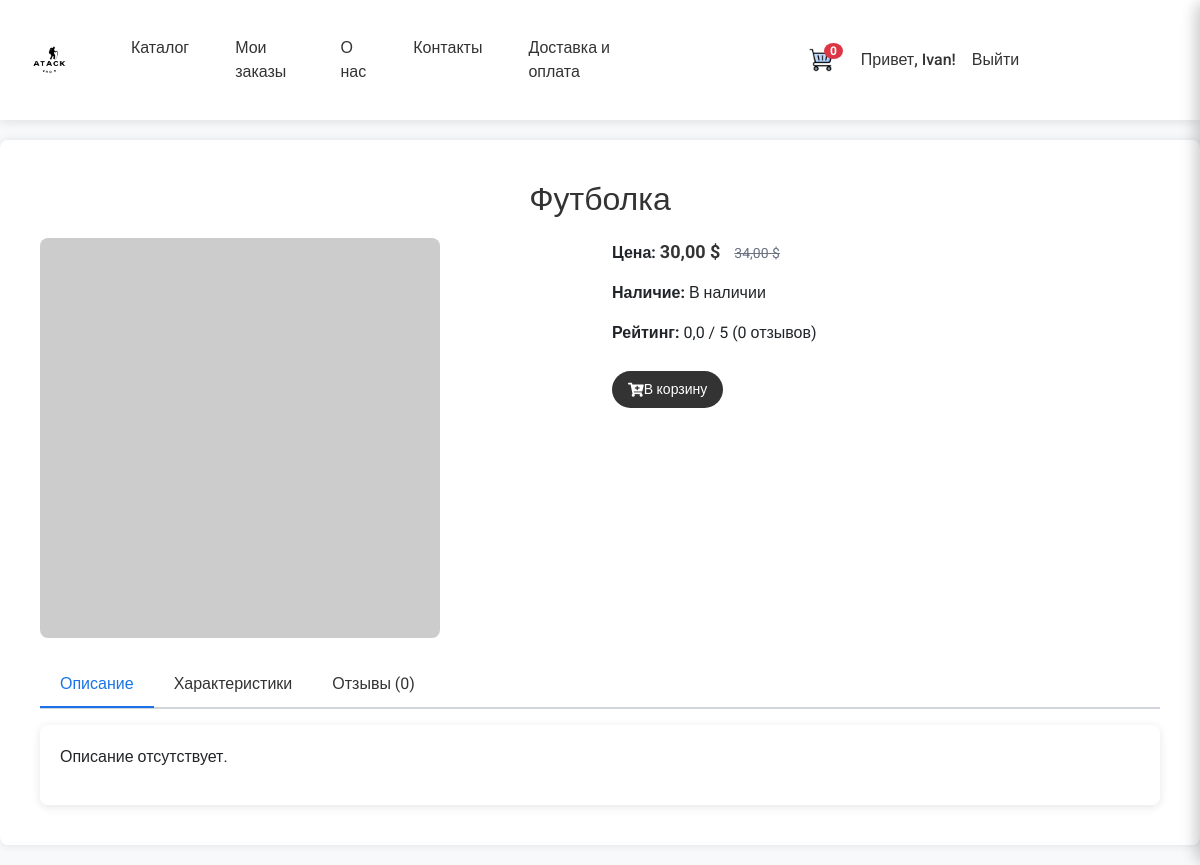
Page /product/14/ (signed in) on the earlier database version.
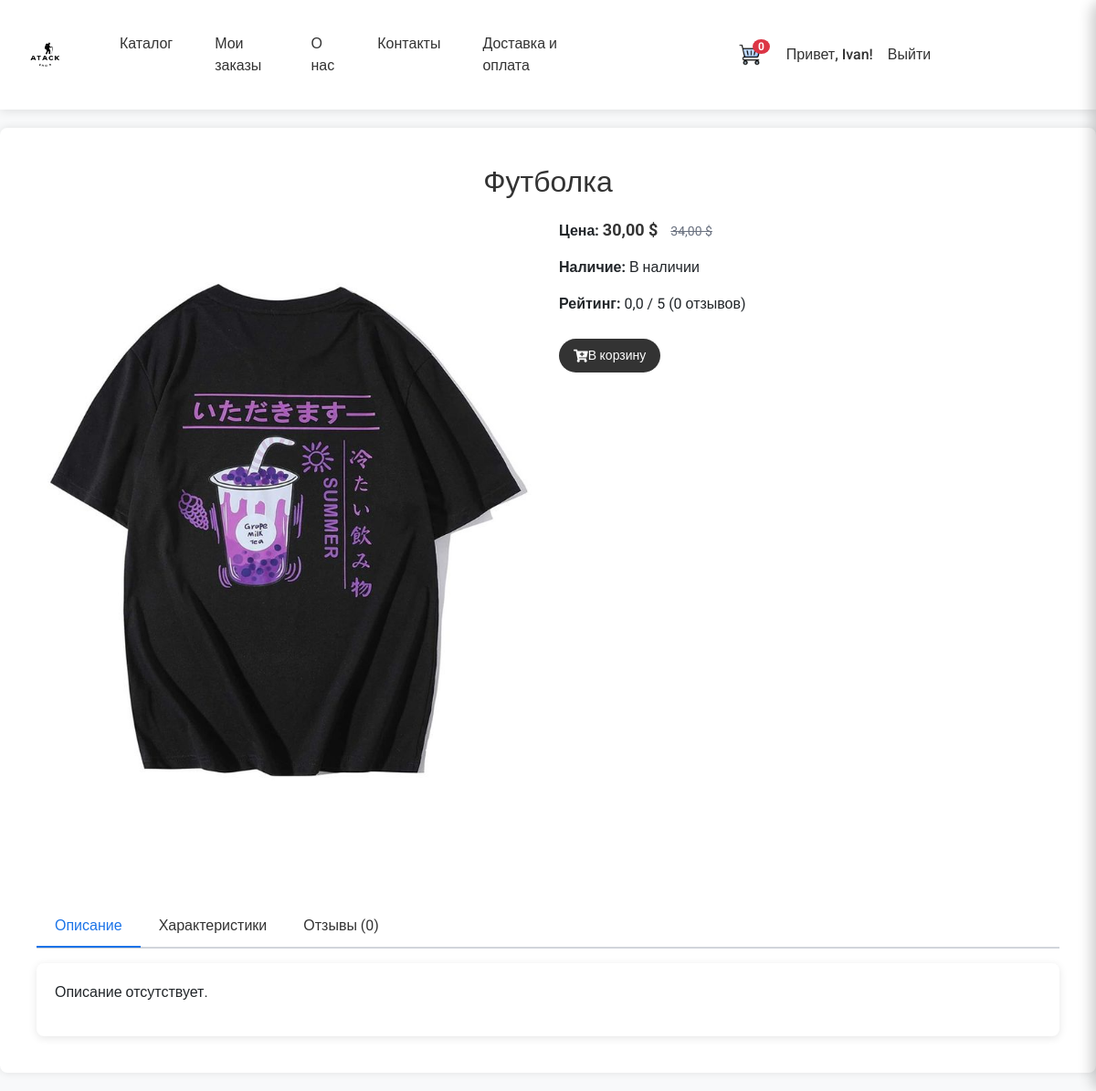
Same page on the later database version.
### store/models.py (models this page shows, shortened)
class Product(models.Model):
    name = models.CharField(max_length=200)
    price = models.DecimalField(max_digits=10, decimal_places=2)
    discount_price = models.DecimalField(max_digits=10, decimal_places=2, null=True, blank=True)
    image = models.ImageField(upload_to='products/', null=True, blank=True)
    description = models.TextField(blank=True, null=True)  # Поле для описания
    in_stock = models.BooleanField(default=True)
    category = models.ForeignKey(Category, on_delete=models.CASCADE, related_name='products')
    created_at = models.DateTimeField(auto_now_add=True)
    average_rating = models.FloatField(default=0.0)  # Средний рейтинг

### store/views.py (the view, shortened to what this page needs)
# urls.py: path('product/<int:product_id>/', views.product_detail, name='product_detail'),
@login_required
def product_detail(request, product_id):
    product = get_object_or_404(Product, id=product_id)
    reviews = product.reviews.all()
    specifications = product.specifications.all()
    can_review = has_purchased_product(request.user, product)
    has_reviewed = Review.objects.filter(product=product, user=request.user).exists()
    context = {
        'product': product,
        'reviews': reviews,
        'specifications': specifications,
        'can_review': can_review and not has_reviewed,
        'average_rating': product.average_rating,
        'review_count': reviews.count(),
    }
    return render(request, 'product_detail.html', context)

### store/views.py (called while the page is built)
def has_purchased_product(user, product):
    return Order.objects.filter(
        user=user,
        items__product=product,
        status__in=['SHIPPED', 'DELIVERED']
    ).exists()

### templates/product_detail.html (shortened to what this page needs)
{% extends 'base.html' %}
{% load static %}
{% block content %}
    <div class="product-detail">
        <h2>{{ product.name }}</h2>
        <div class="product-info row">
            <div class="col-md-6">
                {% if product.image %}
                    <img src="{{ product.image.url }}" alt="{{ product.name }}" class="img-fluid">
                {% else %}
                    <img src="https://via.placeholder.com/400" alt="Нет изображения" class="img-fluid">
                {% endif %}
            </div>
            <div class="col-md-6">
                <p><strong>Цена:</strong>
                    {% if product.discount_price %}
                        <span class="discounted-price">{{ product.discount_price }} $</span>
                        <span class="original-price">{{ product.price }} $</span>
                    {% else %}
                        <span class="price">{{ product.price }} $</span>
                    {% endif %}
                </p>
                <p><strong>Наличие:</strong> {% if product.in_stock %}В наличии{% else %}Нет в наличии{% endif %}</p>
                <p><strong>Рейтинг:</strong> {{ product.average_rating|floatformat:1 }} / 5 ({{ product.reviews.count }} отзывов)</p>
                <button class="btn btn-primary btn-add-to-cart" data-product-id="{{ product.id }}" {% if not product.in_stock %}disabled{% endif %}>
                    <i class="fas fa-cart-plus"></i> В корзину
                </button>
            </div>
        </div>
        <ul class="nav nav-tabs mt-4" id="productTabs" role="tablist">
            <li class="nav-item">
                <a class="nav-link active" id="description-tab" data-bs-toggle="tab" href="#description" role="tab" aria-controls="description" aria-selected="true">Описание</a>
            </li>
            <li class="nav-item">
                <a class="nav-link" id="specifications-tab" data-bs-toggle="tab" href="#specifications" role="tab" aria-controls="specifications" aria-selected="false">Характеристики</a>
            </li>
            <li class="nav-item">
                <a class="nav-link" id="reviews-tab" data-bs-toggle="tab" href="#reviews" role="tab" aria-controls="reviews" aria-selected="false">Отзывы ({{ review_count }})</a>
            </li>
        </ul>
        <div class="tab-content mt-3" id="productTabsContent">
            <div class="tab-pane fade show active" id="description" role="tabpanel" aria-labelledby="description-tab">
                {% if product.description %}
                    <p>{{ product.description }}</p>
                {% else %}
                    <p>Описание отсутствует.</p>
                {% endif %}
            </div>
        </div>
    </div>
{% endblock %}

Differences in the rows shown:
changed Product "Футболка": image: picture added
